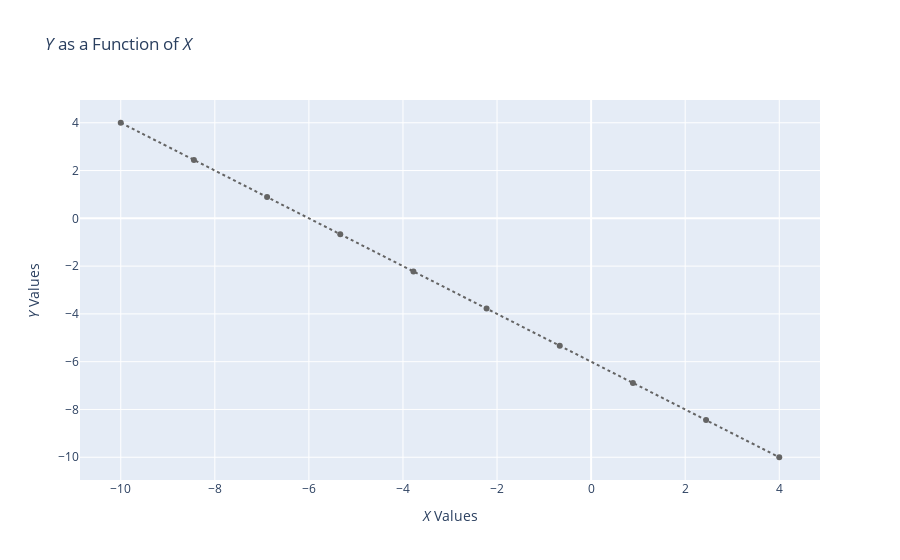

Notebook code for this chart:
### Code cell
x = np.linspace(-10,4,10)
y = []
for num in x:
    y_val = -num - 6
    y.append(y_val)
    
    
layout = go.Layout(
    title = "<i>Y</i> as a Function of <i>X</i>",
    yaxis = dict(
        title="<i>Y</i> Values"
    ),
    xaxis = dict(
        title="<i>X</i> Values"
    ),
)

trace1 = go.Scatter(
    x = x,
    y = y,
    mode = "lines+markers",
    name = "Plot 1",
    line=dict(
        color = ('rgb(100, 100, 100)'),
        shape = "spline",
        dash = "dot"
    )
    
)

fig = go.Figure(data = [trace1], layout = layout)
py.offline.iplot(fig)

### Figure 1 — Plotly figure (JSON) as saved in the notebook; plotly's stock layout.template omitted (floating-point values rounded to 4 significant figures)
{"data": [{"line": {"color": "rgb(100, 100, 100)", "dash": "dot", "shape": "spline"}, "mode": "lines+markers", "name": "Plot 1", "type": "scatter", "x": [-10, -8.444, -6.889, -5.333, -3.778, -2.222, -0.6667, 0.8889, 2.444, 4], "y": [4, 2.444, 0.8889, -0.6667, -2.222, -3.778, -5.333, -6.889, -8.444, -10]}], "layout": {"title": {"text": "<i>Y</i> as a Function of <i>X</i>"}, "xaxis": {"title": {"text": "<i>X</i> Values"}}, "yaxis": {"title": {"text": "<i>Y</i> Values"}}}}
